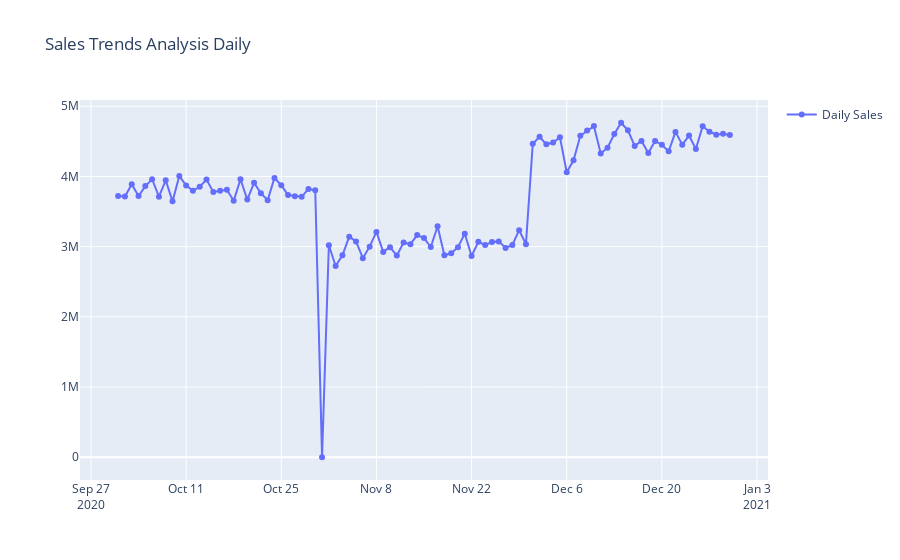

The code cell stored with this chart in its notebook:
### Code cell
day_df = src_df.resample('D').sum()
fig = make_subplots(rows=1, cols=1)
fig.add_trace(graph_objects.Scatter(x=day_df.index, y=day_df['Sales'], mode='lines+markers', name='Daily Sales'), row=1, col=1)
fig.update_layout(showlegend=True, title_text="Sales Trends Analysis Daily")
